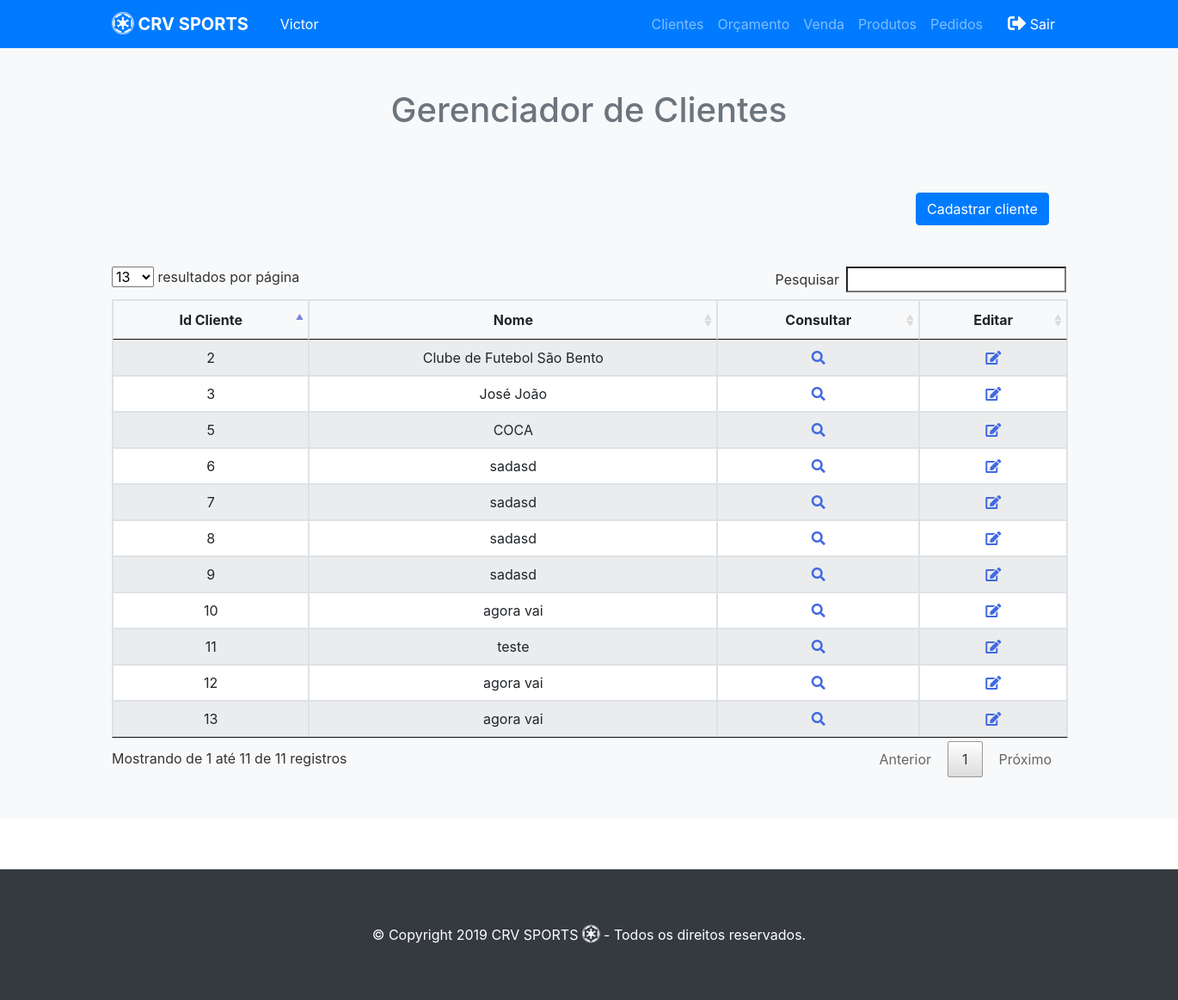
The page /crv/clientes.php (signed in) on the database as committed earlier.
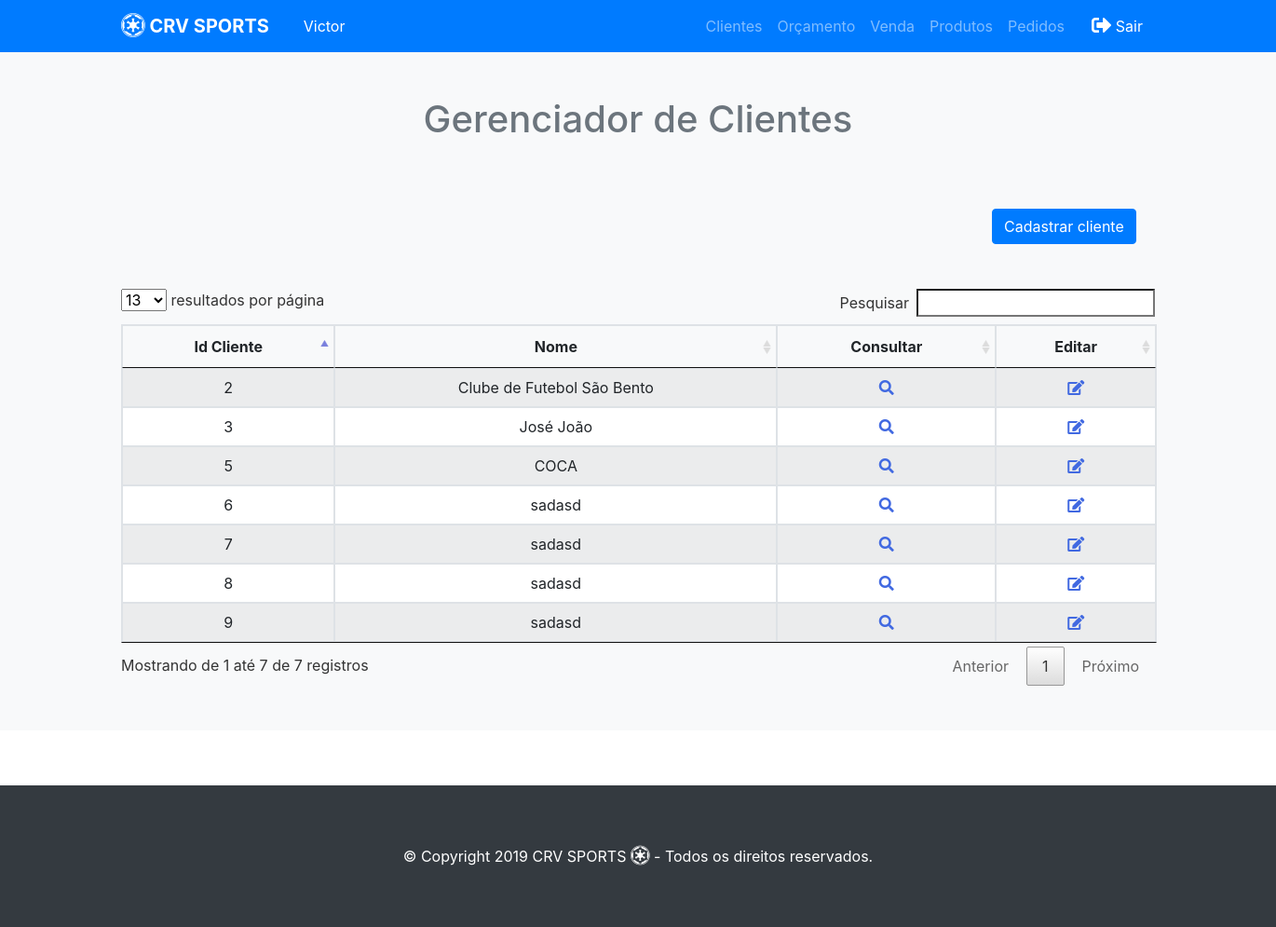
The same page on the database as committed later.
### tables this page shows
CREATE TABLE `funcionario` (
  `id_funcionario` int(11) NOT NULL,
  `nome` varchar(100) NOT NULL,
  `data_nascimento` varchar(20) NOT NULL,
  `cpf` varchar(15) NOT NULL,
  `rg` varchar(15) NOT NULL,
  `data_admissao` varchar(20) NOT NULL,
  `logradouro` varchar(100) NOT NULL,
  `numero` int(11) NOT NULL,
  `bairro` varchar(100) NOT NULL,
  `cidade` varchar(50) NOT NULL,
  `estado` varchar(50) NOT NULL,
  `cep` varchar(20) NOT NULL,
  `email` varchar(50) NOT NULL,
  `telefone` varchar(20) DEFAULT NULL,
  `celular` varchar(20) DEFAULT NULL,
  `senha` varchar(80) NOT NULL,
  `tipo` int(11) NOT NULL
);

CREATE TABLE `cliente` (
  `id_cliente` int(11) NOT NULL,
  `nome` varchar(100) NOT NULL,
  `email` varchar(50) NOT NULL,
  `logradouro` varchar(100) NOT NULL,
  `numero` int(11) NOT NULL,
  `bairro` varchar(50) NOT NULL,
  `cidade` varchar(50) NOT NULL,
  `estado` varchar(50) NOT NULL,
  `cep` varchar(20) NOT NULL,
  `telefone` varchar(20) DEFAULT NULL,
  `celular` varchar(20) DEFAULT NULL,
  `cpf` varchar(15) DEFAULT NULL,
  `rg` varchar(15) DEFAULT NULL,
  `data_nascimento` varchar(20) DEFAULT NULL,
  `cnpj` varchar(20) DEFAULT NULL,
  `inscricao_estadual` varchar(30) DEFAULT NULL,
  `nome_fantasia` varchar(50) DEFAULT NULL
);

### crv/clientes.php (the view, shortened to what this page needs)
<?php require_once("../funcoes/conexao.php"); ?>
<!DOCTYPE html>
<html>
   <head>
      <link rel="stylesheet" href="lib\DataTables\DataTables-1.10.18\css\jquery.dataTables.min.css">
      <?php include '../funcoes/menu.php'; ?>
      <link rel="stylesheet" href="lib\fontawesome-free-5.8.1-web\css\all.css">
   </head>
   <div class="py-5 text-center bg-light">
      <div class="container">
         <div class="row">
            <div class="col-md-12">
               <h1 class="pb-3 text-secondary">Gerenciador de Clientes</h1>
            </div>
         </div>
         <div class="row">
            <div class="col-md-4 offset-md-10">
               <div class="row my-5">
                  <button type="button" id="cadastrar" class="btn btn-primary" data-toggle="modal" data-target="#cadastroCliente">
                  Cadastrar cliente
                  </button>
               </div>
            </div>
          </div>
          <table class="table table-hover table-striped table-bordered" id="cliente">
    <thead>
        <tr>
            <th>Id Cliente</th>
            <th>Nome</th>
            <th>Consultar</th>
            <th>Editar</th>
        </tr>
    </thead>
    <tbody>
        <?php
            $query="select * from cliente where id_cliente > 1;";
            $resultado = mysqli_query($conecta, $query);
            while($linha = mysqli_fetch_array($resultado)){
                echo '<tr id='.$linha['id_cliente'].'><td>'.$linha['id_cliente'].'</td>';
                echo '<td>'.utf8_encode($linha['nome']).'</td>';
          ?>
                <td><i class="fas fa-search" data-toggle="modal" data-target="#cadastroCliente" style="cursor: pointer; color:royalBlue"></td>
                <td><i class="fas fa-edit" data-toggle="modal" data-target="#cadastroCliente" style="cursor: pointer; color:royalBlue"></td></tr>
            <?php
            }
            ?>
    </tbody>
</table>
</div>
</div>
<?php include 'footer.php'; ?>
    <?php require_once("../funcoes/modalcliente.php"); ?>
</html>

### funcoes/menu.php (shortened to what this page needs)
<!DOCTYPE html>
<html>
<head>
<?php require_once("head.php"); ?>
</head>
<body>
  <nav class="navbar navbar-expand-md bg-primary navbar-dark">
    <div class="container">
      <a class="navbar-brand" href="home.php"><i class="fab d-inline fa-lg fa-empire"></i><b> CRV SPORTS</b></a>
        <?php
            if  (isset($_SESSION["user_portal"]) )
            {
                $user = $_SESSION["user_portal"];
                $saudacao = "select * ";
                $saudacao .= "from funcionario ";
                $saudacao .= "where id_funcionario = {$user} ";
                $saudacao_login = mysqli_query($conecta, $saudacao);
                $saudacao_login = mysqli_fetch_assoc($saudacao_login);
                $nome = $saudacao_login["nome"];
                $nome = explode(" ", $nome);
        ?>
            <div ><a class="btn navbar-btn ml-2 text-white btn-primary"> <?php echo $nome[0] ?> </a><input id="idcli" class="btn navbar-btn ml-2 text-white btn-primary" type="hidden" value="<?php echo $user ?>" ></div>
        <?php } ?>
      <div class="collapse navbar-collapse text-center justify-content-end" id="navbar2SupportedContent">
        <ul class="navbar-nav">
          <li class="nav-item">
            <a class="nav-link" href="clientes.php"><i class="fa d-inline fa-lg fa-shopping-"></i> Clientes</a>
          </li>
          <li class="nav-item">
            <a class="nav-link" href="orcamentos.php"><i class="fa d-inline fa-lg fa-o"></i>Orçamento</a>
          </li>
          <li class="nav-item">
            <a class="nav-link" href="vendas.php"><i class="fa d-inline fa-lg fa-o"></i>Venda</a>
          </li>
          <li class="nav-item">
            <a class="nav-link" href="produtos.php"><i class="fa d-inline fa-lg fa-o"></i>Produtos</a>
          </li>
          <li class="nav-item">
            <a class="nav-link" href="pedidos.php"><i class="fa d-inline fa-lg fa-o"></i>Pedidos</a>
          </li>
        </ul>
        <a class="btn navbar-btn ml-2 text-white btn-primary" href="../funcoes/sair.php"><i class="fas d-inline fa-lg fa-sign-out-alt"></i> Sair</a>
      </div>
    </div>
  </nav>

### funcoes/head.php (shortened to what this page needs)
<link rel="stylesheet" href="lib/font-awesome.min.css" type="text/css">
<link rel="stylesheet" href="lib/bootstrap-4.0.0-beta.1.css" type="text/css">
<link rel="stylesheet" href="lib/bootstrap.min.css" >

### crv/footer.php
<div class="py-5 bg-dark text-white " style="margin-top: 59px!important;">
        <div class="col-md-12 mt-3 text-center">
          <p>© Copyright 2019 CRV SPORTS <i class="fab d-inline fa-lg fa-empire"></i> - Todos os direitos reservados.</p>
        </div>
  </div>
</body>

### funcoes/modalcliente.php (shortened to what this page needs)
<head>
</head>
<body>
</body>

Rows that differ between the two databases and show on the page:
removed cliente: id_cliente "10", nome "agora vai"
removed cliente: id_cliente "11", nome "teste"
removed cliente: id_cliente "12", nome "agora vai"
removed cliente: id_cliente "13", nome "agora vai"
Other text that changed with them:
text written by a page script: "resultados por página Pesquisar Mostrando de 1 até 11 de 11 registros Anterior 1 Próximo" → "resultados por página Pesquisar Mostrando de 1 até 7 de 7 registros Anterior 1 Próximo"
